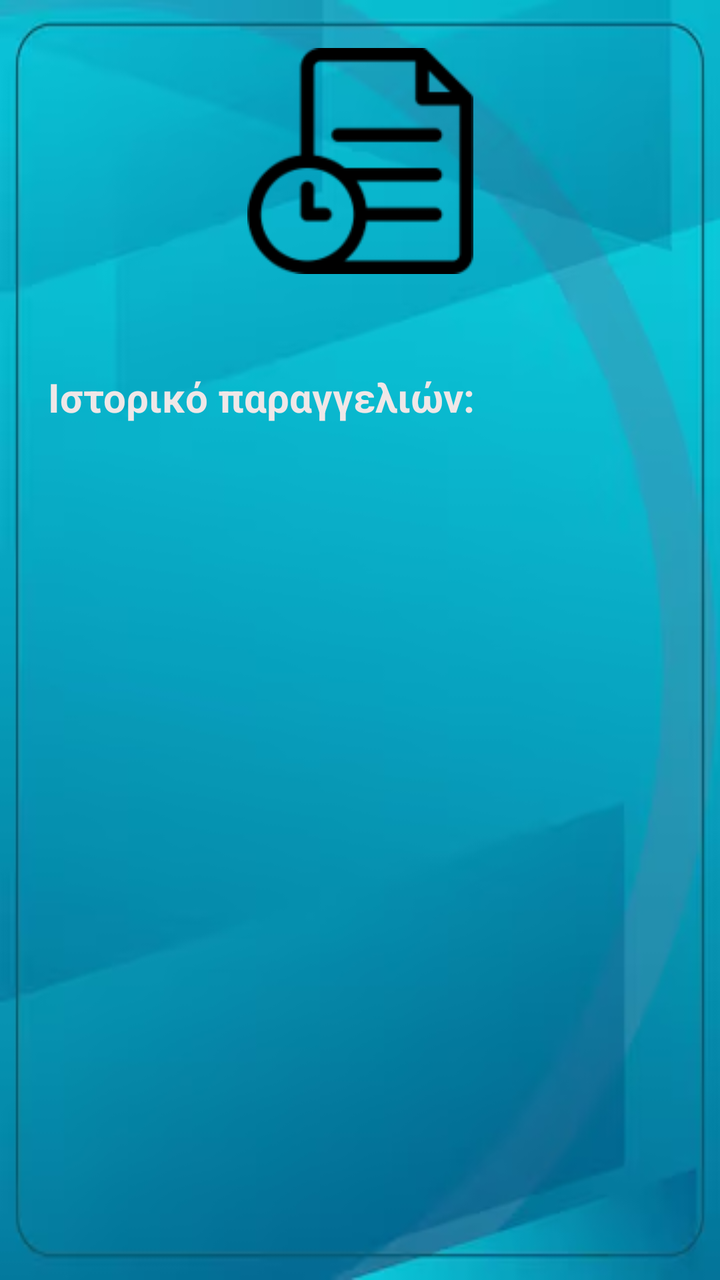
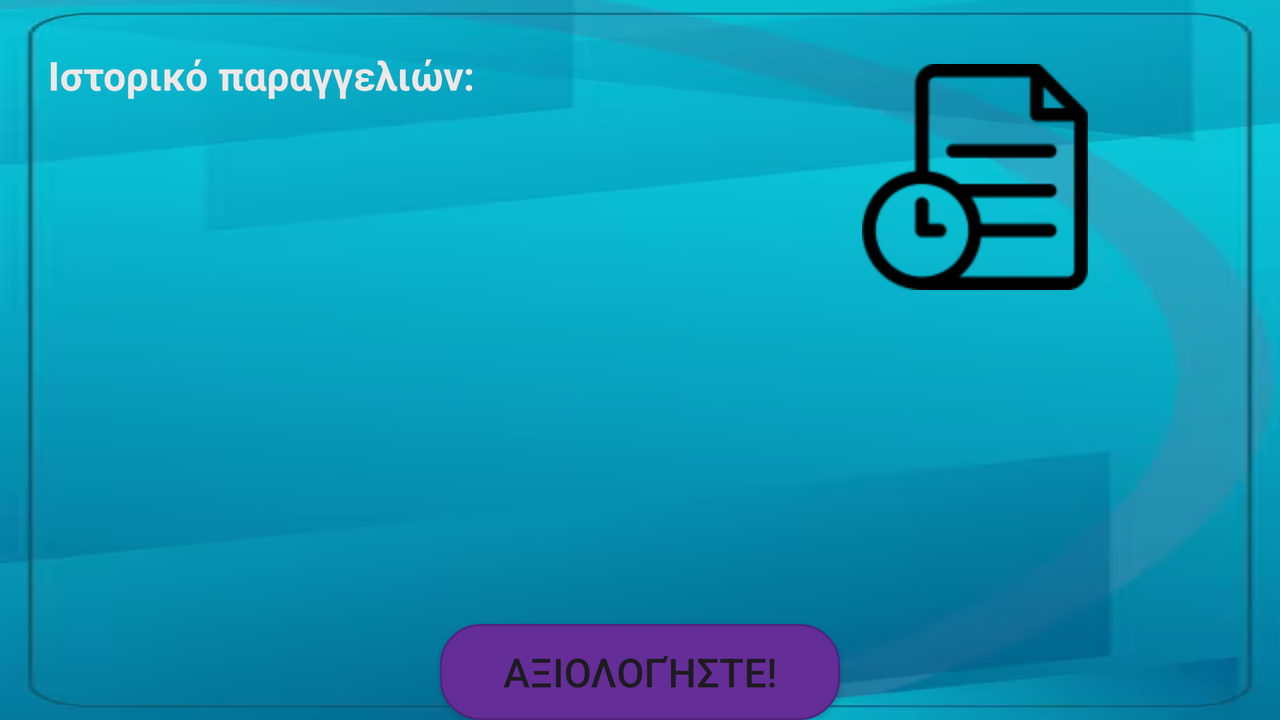

First picture: res/layout/ on a phone held upright. Second picture: the repository's own variant of that layout, on a device whose configuration matches the variant's folder. Source for both follows.
<!-- AndroidManifest.xml: application theme Theme.JustInTimeApp -->
<!-- res/layout/activity_order_history.xml -->
<?xml version="1.0" encoding="utf-8"?>
<androidx.constraintlayout.widget.ConstraintLayout xmlns:android="http://schemas.android.com/apk/res/android"
    xmlns:app="http://schemas.android.com/apk/res-auto"
    xmlns:tools="http://schemas.android.com/tools"
    android:id="@+id/main"
    android:layout_width="match_parent"
    android:layout_height="match_parent"
    android:background="@drawable/background"
    tools:context=".OrderHistory">

    <ImageView
        android:id="@+id/imageView5"
        android:layout_width="wrap_content"
        android:layout_height="wrap_content"
        android:layout_marginTop="24dp"
        app:layout_constraintEnd_toEndOf="parent"
        app:layout_constraintStart_toStartOf="parent"
        app:layout_constraintTop_toTopOf="parent"
        app:srcCompat="@drawable/history_icon" />

    <TextView
        android:id="@+id/textView13"
        android:layout_width="wrap_content"
        android:layout_height="wrap_content"
        android:layout_marginStart="24dp"
        android:layout_marginTop="48dp"
        android:text="Ιστορικό παραγγελιών: "
        android:textAlignment="viewStart"
        android:textColor="@color/TextColor"
        android:textSize="20sp"
        android:textStyle="bold"
        app:layout_constraintStart_toStartOf="parent"
        app:layout_constraintTop_toBottomOf="@+id/imageView5" />

    <ListView
        android:id="@+id/listView"
        android:layout_width="331dp"
        android:layout_height="328dp"
        android:layout_marginTop="48dp"
        app:layout_constraintEnd_toEndOf="parent"
        app:layout_constraintStart_toStartOf="parent"
        app:layout_constraintTop_toBottomOf="@+id/textView13" />

    <Button
        android:id="@+id/EvaluationButton"
        android:layout_width="200dp"
        android:layout_height="wrap_content"
        android:layout_marginTop="48dp"
        android:layout_marginBottom="48dp"
        android:background="@drawable/custom_button"
        android:onClick="goToEvaluation"
        android:text="Αξιολογήστε!"
        android:textSize="20sp"
        app:layout_constraintBottom_toBottomOf="parent"
        app:layout_constraintEnd_toEndOf="parent"
        app:layout_constraintStart_toStartOf="parent"
        app:layout_constraintTop_toBottomOf="@+id/listView"
        tools:ignore="OnClick" />
</androidx.constraintlayout.widget.ConstraintLayout>
<!-- resources referenced by this layout -->
<resources>
  <color name="TextColor">#EFE7E7</color>
  <!-- drawable background: png bitmap (drawable, 84488 bytes) -->
  <!-- drawable custom_button (drawable) -->
  <selector xmlns:android="http://schemas.android.com/apk/res/android">
  
      <item android:state_enabled="true">
          <shape android:shape="rectangle">
              <solid android:color="#642D97" />
              <stroke android:color="#52227E" android:width="1dp" />
  
  
  
  
  
  
  
              <corners android:radius="20dp"/>
          </shape>
      </item>
  
  </selector>
  <!-- drawable history_icon: png bitmap (drawable, 2953 bytes) -->
  <style name="Theme.JustInTimeApp" parent="Base.Theme.JustInTimeApp" />
  <style name="Base.Theme.JustInTimeApp" parent="Theme.Material3.DayNight.NoActionBar">
          
          
      </style>
</resources>
<!-- res/layout-land/activity_order_history.xml (the author's variant of the layout above) -->
<!-- drawn on the phone turned sideways -->
<?xml version="1.0" encoding="utf-8"?>
<androidx.constraintlayout.widget.ConstraintLayout xmlns:android="http://schemas.android.com/apk/res/android"
    xmlns:app="http://schemas.android.com/apk/res-auto"
    xmlns:tools="http://schemas.android.com/tools"
    android:id="@+id/main"
    android:layout_width="match_parent"
    android:layout_height="match_parent"
    android:background="@drawable/background"
    tools:context=".OrderHistory">

    <ImageView
        android:id="@+id/imageView5"
        android:layout_width="wrap_content"
        android:layout_height="wrap_content"
        android:layout_marginTop="32dp"
        android:layout_marginEnd="96dp"
        app:layout_constraintEnd_toEndOf="parent"
        app:layout_constraintTop_toTopOf="parent"
        app:srcCompat="@drawable/history_icon" />

    <TextView
        android:id="@+id/textView13"
        android:layout_width="wrap_content"
        android:layout_height="wrap_content"
        android:layout_marginStart="24dp"
        android:layout_marginTop="24dp"
        android:text="Ιστορικό παραγγελιών: "
        android:textAlignment="viewStart"
        android:textColor="@color/TextColor"
        android:textSize="20sp"
        android:textStyle="bold"
        app:layout_constraintStart_toStartOf="parent"
        app:layout_constraintTop_toTopOf="parent" />

    <ListView
        android:id="@+id/listView"
        android:layout_width="354dp"
        android:layout_height="205dp"
        android:layout_marginStart="24dp"
        android:layout_marginTop="40dp"
        app:layout_constraintStart_toStartOf="parent"
        app:layout_constraintTop_toBottomOf="@+id/textView13" />

    <Button
        android:id="@+id/EvaluationButton"
        android:layout_width="200dp"
        android:layout_height="wrap_content"
        android:layout_marginTop="16dp"
        android:background="@drawable/custom_button"
        android:onClick="goToEvaluation"
        android:text="Αξιολογήστε!"
        android:textSize="20sp"
        app:layout_constraintEnd_toEndOf="parent"
        app:layout_constraintStart_toStartOf="parent"
        app:layout_constraintTop_toBottomOf="@+id/listView"
        tools:ignore="OnClick" />
</androidx.constraintlayout.widget.ConstraintLayout>
